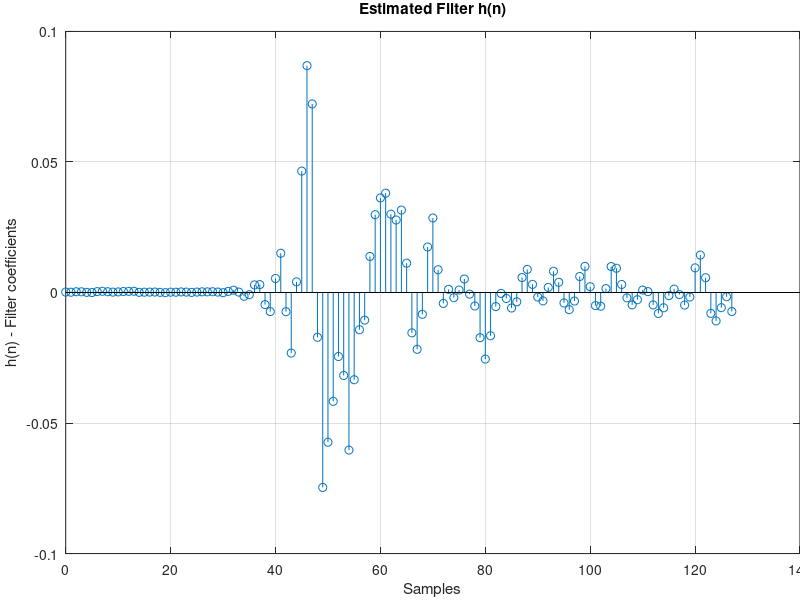
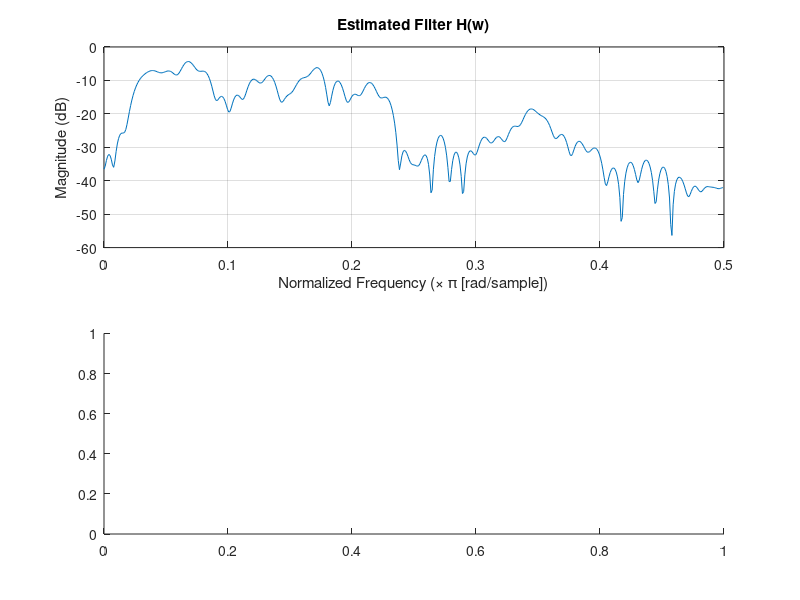

Write the MATLAB code that produced these figures, in order. (Note: this script raises an error after producing the figures.)
close all;
clc;
if ~ exist(fullfile(pwd,'images'),'dir'), mkdir images; end
h_reversedOrder_BB_full = [-.00215686;
        -.000338629;
        .00120097;
        .00233086;
        .00270262;
        .00289784;
        .0028333;
        .00286812;
        .00273787;
        .00221602;
        .00166554;
        .000905706;
        .000227661;
        -4.6597e-5;
        -.000596544;
        -.000568773;
        -.000110951;
        -9.91957e-5;
        -.000187978;
        -.000736488;
        -.00217947;
        -.00372665;
        -.00492334;
        -.00610065;
        -.00660802;
        -.00641812;
        -.0061574;
        -.00548766;
        -.00503206;
        -.00540669;
        -.00555536;
        -.00608644;
        -.00666502;
        -.00604582;
        -.00505088;
        -.00338963;
        -.000678661;
        .000914293;
        .00161294;
        .00264155;
        .00400973;
        .00710533;
        .00997449;
        .0110865;
        .011959;
        .013499;
        .01437;
        .0129008;
        .010227;
        .00788016;
        .00873017;
        .0123433;
        .0135395;
        .0121574;
        .00966037;
        .00691991;
        .00526697;
        .0012025;
        -.00553806;
        -.0105394;
        -.0164988;
        -.0224755;
        -.0247927;
        -.0247292;
        -.0204532;
        -.0150302;
        -.0129432;
        -.0103486;
        -.00358191;
        .00752905;
        .0183431;
        .0204146;
        .0135793;
        .00485778;
        -.000937852;
        -.00210526;
        -.000492387;
        .000251571;
        -.00014849;
        -.000428738;
        -.000433988;
        -.000343138;
        -.000346684;
        -.000333834;
        -.000340739;
        -.000324358;
        -.000327119;
        -.000277425;
        -.0003297;
        -.000296873;
        -.000259911;
        -.00021805;
        -.000185247;
        -.000235213;
        -.000177844;
        -.000171518;
        -2.14137e-5;
        2.94701e-6;
        -5.91838e-5;
        -.000181814;
        -.000177899;
        -.000140619;
        -.000127249;
        -.000103027;
        -.00018298;
        -.000306957;
        -.000287806;
        -.000200421;
        -9.53321e-5;
        3.33885e-5;
        -2.61636e-5;
        -5.69531e-5;
        -.000151486;
        -.000284678;
        -.000231088;
        -.000322049;
        -.000361783;
        -.000372629;
        -.000414153;
        -.000349757;
        -.000402473;
        -.000182193;
        -.000214891;
        -.000218312;
        -.000136544;
        -.000153254;
        -1.42141e-5;
        3.05342e-5];

h_reversedOrder_sin_full = [-.000101825;
        -.0002706;
        -.000432483;
        -.000581641;
        -.000713804;
        -.000825703;
        -.000912136;
        -.000972716;
        -.00100451;
        -.00100674;
        -.000979151;
        -.000920929;
        -.000835916;
        -.000724274;
        -.000590941;
        -.000438835;
        -.000273559;
        -9.76636e-5;
        8.05606e-5;
        .000259738;
        .000430338;
        .000589588;
        .000732544;
        .00085456;
        .000951005;
        .00101963;
        .00105862;
        .00106597;
        .00104047;
        .000984192;
        .000897933;
        .000785204;
        .000648717;
        .000491881;
        .000319937;
        .000138015;
        -4.93673e-5;
        -.0002353;
        -.00041695;
        -.000585361;
        -.000737611;
        -.000868271;
        -.000973475;
        -.00105001;
        -.00109649;
        -.0011096;
        -.00109057;
        -.00103841;
        -.000955804;
        -.000843709;
        -.000705881;
        -.000547106;
        -.000370057;
        -.000182229;
        1.34222e-5;
        .000209881;
        .000400839;
        .000581614;
        .000745731;
        .000888587;
        .00100538;
        .00109278;
        .00114812;
        .00116823;
        .00115412;
        .00110418;
        .00102185;
        .000907855;
        .000766643;
        .000602097;
        .000418388;
        .000222384;
        1.81834e-5;
        -.000186659;
        -.000387597;
        -.000577659;
        -.000752125;
        -.000904216;
        -.00103121;
        -.00112788;
        -.00119231;
        -.00122032;
        -.00121277;
        -.0011686;
        -.00108941;
        -.000977115;
        -.000834919;
        -.000666486;
        -.000476483;
        -.000272371;
        -5.80151e-5;
        .000158565;
        .000370528;
        .000574109;
        .000760168;
        .000925002;
        .00106107;
        .00116777;
        .00123837;
        .00127364;
        .00127067;
        .00122952;
        .00115189;
        .00103879;
        .000894896;
        .00072291;
        .000527563;
        .000316037;
        9.30947e-5;
        -.000132429;
        -.000355356;
        -.000568475;
        -.000765995;
        -.000941122;
        -.00108877;
        -.00120382;
        -.0012832;
        -.00132471;
        -.00132725;
        -.00129008;
        -.00121436;
        -.00110203;
        -.000955938;
        -.000780237;
        -.000581045;
        -.000361686;
        -.000131003;
        .000105105];

h_reversedOrder_sin100to10_100 = [-.00310512;
        -.00349779;
        -.00378804;
        -.00396634;
        -.00402641;
        -.00396576;
        -.00378702;
        -.00349227;
        -.00309222;
        -.00259761;
        -.00202308;
        -.00138505;
        -.000702877;
        4.04853e-6;
        .000714074;
        .00140637;
        .00206013;
        .00265481;
        .00317438;
        .00360005;
        .00392086;
        .00412522;
        .00420721;
        .00416372;
        .00399523;
        .00370698;
        .00330556;
        .00280465;
        .0022157;
        .00155949;
        .000852336;
        .000116973;
        -.000626723;
        -.00135516;
        -.00204505;
        -.00267916;
        -.00323443;
        -.00369632;
        -.00404986;
        -.00428382;
        -.0043898;
        -.00436547;
        -.00421006;
        -.00392836;
        -.00352668;
        -.00301848;
        -.00241737;
        -.00173942;
        -.00100652;
        -.000240175;
        .000537081;
        .00130274;
        .00203234;
        .00270516;
        .0032996;
        .00379839;
        .0041856;
        .00444961;
        .00458268;
        .00457782;
        .00443709;
        .00416244;
        .00376213;
        .00324793;
        .00263296;
        .00193622;
        .00117861;
        .000382807;
        -.00042941;
        -.00123182;
        -.0020021;
        -.00271583;
        -.0033516;
        -.00389062;
        -.00431539;
        -.00461303;
        -.00477387;
        -.00479353;
        -.00466932;
        -.004406;
        -.00400861;
        -.00349125;
        -.00286588;
        -.00215306;
        -.001373;
        -.00054692;
        .000297906;
        .00113781;
        .00194791;
        .0027022;
        .00337902;
        .00395882;
        .00442103;
        .00475312;
        .00494476;
        .00498932;
        .00488482;
        .00463255;
        .00424191;
        .00372176];

h_reversedOrder_sin100to10_10 = [.0287304;
        .0317414;
        .0338118;
        .0348765;
        .0349059;
        .0338931;
        .0318671;
        .0288868;
        .0250401;
        .0204386];

h_reversedOrder_sin10to100_100 = [.000368009;
        .00024108;
        .00012252;
        -2.84762e-5;
        -.000149839;
        -.000259263;
        -.000401931;
        -.000532414;
        -.000655807;
        -.000712403;
        -.000756926;
        -.000812224;
        -.000828656;
        -.00081154;
        -.000749519;
        -.000711704;
        -.000570252;
        -.000487557;
        -.0003512;
        -.000239422;
        -6.17307e-5;
        7.15477e-5;
        .000208058;
        .000314531;
        .000459501;
        .000550263;
        .000644497;
        .000729539;
        .000766203;
        .000787139;
        .000783957;
        .0007772;
        .000713522;
        .000639315;
        .000522486;
        .000398631;
        .000289728;
        .000187303;
        3.5102e-5;
        -.000124514;
        -.000246902;
        -.00033463;
        -.000428624;
        -.000558436;
        -.000645188;
        -.000606286;
        -.000753981;
        -.000775393;
        -.000786981;
        -.000734954;
        -.000687827;
        -.000706295;
        -.000465928;
        -.000369331;
        -.000253117;
        -.000129845;
        -9.95142e-5;
        6.37748e-5;
        .000215253;
        .000300423;
        .000415789;
        .000483561;
        .000589527;
        .000650163;
        .000657187;
        .000510686;
        .000569395;
        .000294018;
        .000407577;
        .000221639;
        .000246923;
        9.14296e-5;
        .000406416;
        .000668202;
        .000818722;
        .00109515;
        .00117938;
        .00130393;
        .00119233;
        .00101416;
        .000869528;
        .000724593;
        .000390257;
        4.12297e-5;
        -.000174834;
        -.000427706;
        -.000741286;
        -.00103713;
        -.00129109;
        -.000160837;
        .00850564;
        .0131113;
        .0173263;
        .0210335;
        .0241079;
        .0264798;
        .0280511;
        .0287966;
        .0286817;
        .0276945];

h_reversedOrder_sin10to100_10 = [-.00174872;
        .00479187;
        .0111923;
        .017261;
        .0228167;
        .0276947;
        .0317483;
        .0348565;
        .0369266;
        .037895];

h_reversedOrder_Q6 = [-.0734897;
        -.0605494;
        -.000709424;
        .0570418;
        .0418246;
        -.03617;
        -.0329888;
        -.043582;
        -.0197119;
        -.00506515;
        .0357205;
        .0475527;
        .0298534;
        -.0278767;
        -.0819152;
        -.0292873;
        -.0220332;
        .020773;
        .0403723;
        .0346894;
        -.00973895;
        -.0541879;
        -.0336625;
        -.0411411;
        -.000995126;
        .047597;
        .0476612;
        .000383148;
        -.036934;
        -.0143674;
        .0224841;
        -.0184305;
        -.0343973;
        .0701587;
        .0924204;
        .0414123;
        -.0310509;
        -.0382041;
        -.0379339;
        -.0162404;
        .0553455;
        .0329321;
        .0349654;
        .0135538;
        .0308578;
        -.027985;
        -.0406299;
        .026478;
        .0383039;
        -.0114742;
        -.0324531;
        .0595963;
        -.00270466;
        -.0804782;
        -.0544375;
        .0680897;
        .139908;
        .106565;
        .0100723;
        -.0277616;
        -.014032;
        -.00110425;
        -.125421;
        -.107328;
        .0168404;
        .0435832;
        -.0404471;
        -.2003;
        -.138424;
        .0207122;
        .129933;
        .0843116;
        .0287979;
        -.0288097;
        -.0245188;
        .0234315;
        -.0211699;
        -.0252575;
        .0135772;
        .0850062;
        .0102047;
        -.0575315;
        -.00148432;
        .0173145;
        .0314673;
        -.0341483;
        .0368624;
        .0214323;
        -.00928831;
        .0254168;
        .0294572;
        .0219;
        -.0280336;
        .0228499;
        .0628459;
        .0207308;
        -.00252981;
        .0202027;
        -.0332404;
        -.0286851;
        .0169474;
        .0103572;
        .0192895;
        -.0176651;
        .00979173;
        -.064297;
        -.0438581;
        .0301664;
        .0199267;
        .025559;
        -.0285199;
        .00952789;
        -.0220806;
        -.0430006;
        -.00591334;
        -.0133101;
        .0427202;
        .0389021;
        .0021706;
        -.0517414;
        -.0560494;
        .025332;
        -.0135512;
        .011959;
        -.0040354;
        -.00352651;
        -.0314856;
        -.0393109];

h_reversedOrder_bbtosin = [.00309221;
        .00198969;
        -.00281035;
        -.0103874;
        -.00671241;
        -.002635;
        -.000380178;
        .00271828;
        .000133422;
        -.00163538;
        -.000245867;
        -.00626836;
        -.00754985;
        .00180063;
        .00427361;
        -.000868652;
        -.002723;
        -.00389586;
        -.000230004;
        .00516255;
        .00557548;
        .00573518;
        .00115446;
        -.00172886;
        .00369759;
        .00301666;
        -.00218064;
        .00124358;
        .00647226;
        -.000452672;
        -.00139094;
        .00282054;
        -.000696788;
        -.000175721;
        .00430488;
        .0014583;
        -.0113129;
        -.0212803;
        -.0170073;
        -.0101563;
        -.0212475;
        -.0129012;
        .00968955;
        .00492851;
        -.00231997;
        -.000857336;
        .00554378;
        .0194646;
        .0216776;
        -.00250218;
        -.0212421;
        -.010796;
        .026483;
        .0429731;
        .000978661;
        -.0156058;
        .0440867;
        .0667945;
        .0403723;
        .0257452;
        -.00664862;
        -.0248112;
        -.0213058;
        -.0545409;
        -.0728042;
        -.0359151;
        -.00855995;
        -.0206768;
        -.0727898;
        -.0752219;
        .0198213;
        .0946498;
        .074255;
        .0263035;
        -.0140739;
        -.0251716;
        .0086696;
        .0164485;
        -.00544166;
        -.0123311;
        .000314578;
        .00660266;
        -.000195856;
        -.00444386;
        -.00137535;
        .00137367;
        .000273426;
        -.00133956;
        -.00114668;
        -.000179601;
        -.000261336;
        -.000686566;
        -.000922252;
        -.000743202;
        -.000403238;
        -.000372186;
        -.000663879;
        -.000648806;
        -.000488898;
        -.000462963;
        -.000515461;
        -.000547675;
        -.000588904;
        -.000622378;
        -.000543346;
        -.000568595;
        -.000619337;
        -.000497235;
        -.000396226;
        -.000424029;
        -.000604728;
        -.000618365;
        -.000627427;
        -.000524957;
        -.000461135;
        -.000540168;
        -.000468421;
        -.000355984;
        -.000142744;
        5.57613e-6;
        -.000130151;
        -.000192525;
        -.000196323;
        -9.6387e-5;
        -.000203301;
        -.000299156;
        -.000420612;
        -.000301696];


h_reversedOrder_sintoBB = [-.00727334;
        -.00162798;
        -.00581658;
        -.0108996;
        -.00798599;
        .00566227;
        .0143311;
        .00943751;
        -.00174597;
        -.00480878;
        -.000802969;
        .00129647;
        -.00120024;
        -.00585414;
        -.00802725;
        -.0047703;
        .000338864;
        .000939918;
        -.00276256;
        -.00474623;
        -.00205731;
        .00306817;
        .00929291;
        .00993766;
        .00148198;
        -.00525282;
        -.00501832;
        .00222318;
        .010019;
        .00612359;
        -.00328158;
        -.00657817;
        -.00400629;
        .00391551;
        .00812855;
        .00194477;
        -.00321161;
        -.00175836;
        .00310654;
        .00884437;
        .00573015;
        -.00355959;
        -.00594576;
        -.00229034;
        -.000349416;
        -.00539745;
        -.0165781;
        -.0255078;
        -.0173139;
        -.00517563;
        -.000640064;
        .0051719;
        .000946949;
        -.00198602;
        .00120508;
        -.0041867;
        .00870946;
        .028556;
        .0174328;
        -.00836388;
        -.021764;
        -.0154605;
        .0112303;
        .0315679;
        .0277632;
        .0300052;
        .0380516;
        .0362231;
        .0298168;
        .0138162;
        -.0105954;
        -.0142634;
        -.0334194;
        -.0603645;
        -.0317769;
        -.0245174;
        -.0416909;
        -.0573471;
        -.0746763;
        -.0171532;
        .0722336;
        .0868922;
        .0465176;
        .00408774;
        -.0231948;
        -.00735051;
        .0150414;
        .00536948;
        -.0073146;
        -.00462764;
        .00302603;
        .00291287;
        -.000828463;
        -.00143302;
        .000157233;
        .000888731;
        .00042333;
        -6.9658e-5;
        .00016399;
        .000297529;
        .000242604;
        .000255505;
        .000158709;
        3.36928e-5;
        .000152792;
        .000214895;
        .000103204;
        .000122511;
        -4.74815e-5;
        5.12578e-5;
        .000171619;
        .00015428;
        .000119331;
        6.44242e-5;
        .000471165;
        .000433387;
        .00038129;
        .00023252;
        .000154072;
        .000299809;
        .0004574;
        .000339909;
        -2.0664e-5;
        5.76738e-5;
        .000264551;
        .000287711;
        .000103603;
        .000160792];

% Filter coefficients
%h = [h0, h1, ..., hN];  % Replace h0, h1, ..., hN with your filter coefficients
h = h_reversedOrder_sin_full;
%h = flip(h);
% Constants
fs = 16000; % Sampling frequency in Hz
f0 = 440;  % Frequency of interest in Hz

% Compute DFT of filter coefficients
N = length(h);
H = fft(h);

% Evaluate frequency response at specific frequency
k0 = round(f0 * N / fs);  % Compute DFT index for f0
Hsin_f0 = H(k0+1);       % Retrieve frequency response at k0

% Compute magnitude and phase
magnitude = abs(Hsin_f0);
phase = angle(Hsin_f0);

% Display the results
disp(['Magnitude at f0 = ', num2str(f0), ' Hz: ', num2str(magnitude)]);
disp(['Phase at f0 = ', num2str(f0), ' Hz: ', num2str(phase)]);




%% Question 2

f_s = 16000;    % Hz
h = flipud(h_reversedOrder_sintoBB);
[H,w] = freqz(h,1,512,f_s); %'whole',


figure('Color','white')
stem(0:numel(h)-1, h); grid on;
xlabel 'Samples', ylabel 'h(n) - Filter coefficients', title 'Estimated Filter h(n)'
set(gca,'LooseInset',get(gca,'TightInset'))
saveas(gcf, fullfile(pwd,'images/','h-coeffs'),'epsc')

figure('Color','white');
subplot(2,1,1);
plot(w/f_s,20*log10(abs(H))); grid on;
xlabel 'Normalized Frequency (\times \pi [rad/sample])', ylabel 'Magnitude (dB)', title 'Estimated Filter H(w)'
subplot(2,1,2)
plot(w/f_s, 180/pi*wrapToPi(angle(H))); grid on;
xlabel 'Normalized Frequency (\times \pi [rad/sample])', ylabel 'Phase (degrees)'
set(gca,'LooseInset',get(gca,'TightInset'))
saveas(gcf, fullfile(pwd,'images/','H'),'epsc')






%% Question 3

f_s = 16000;    % Hz
h = [1 0 0 0.5];
[H,w] = freqz(h,1,512,f_s); %'whole',

figure('Color','white');
subplot(2,1,1);
plot(w/f_s,20*log10(abs(H))); grid on;
xlabel 'Normalized Frequency (\times \pi [rad/sample])', ylabel 'Magnitude (dB)', title 'Frequency response H(w) of h = [1, 0, 0, 0.5]'
subplot(2,1,2)
plot(w/f_s, 180/pi*wrapToPi(phase(H))); grid on;
xlabel 'Normalized Frequency (\times \pi [rad/sample])', ylabel 'Phase (degrees)'
set(gca,'LooseInset',get(gca,'TightInset'))
saveas(gcf, fullfile(pwd,'images/','H-echo'),'epsc')


%% Question 6


f_s = 16000;    % Hz

h = flipud(h_reversedOrder_max);
figure('Color','white')
stem(0:numel(h)-1, h); grid on;
xlabel 'Samples', ylabel 'h(n) - Filter coefficients', title 'Estimated Filter h(n)'
set(gca,'LooseInset',get(gca,'TightInset'))
saveas(gcf, fullfile(pwd,'images/','h-coeffs-SIN-MAX'),'epsc')

h = flipud(h_reversedOrder_100);
figure('Color','white')
stem(0:numel(h)-1, h); grid on;
xlabel 'Samples', ylabel 'h(n) - Filter coefficients', title 'Estimated Filter h(n)'
set(gca,'LooseInset',get(gca,'TightInset'))
saveas(gcf, fullfile(pwd,'images/','h-coeffs-SIN-100'),'epsc')

h = flipud(h_reversedOrder_10);
figure('Color','white')
stem(0:numel(h)-1, h); grid on;
xlabel 'Samples', ylabel 'h(n) - Filter coefficients', title 'Estimated Filter h(n)'
set(gca,'LooseInset',get(gca,'TightInset'))
saveas(gcf, fullfile(pwd,'images/','h-coeffs-SIN-10'),'epsc')

[H,w] = freqz(h,1,512,f_s); %'whole',
figure('Color','white');
subplot(2,1,1);
plot(w/f_s,20*log10(abs(H))); grid on;
xlabel 'Normalized Frequency (\times \pi [rad/sample])', ylabel 'Magnitude (dB)', title 'Estimated Filter H(w)'
subplot(2,1,2)
plot(w/f_s, 180/pi*wrapToPi(angle(H))); grid on;
xlabel 'Normalized Frequency (\times \pi [rad/sample])', ylabel 'Phase (degrees)'
set(gca,'LooseInset',get(gca,'TightInset'))
saveas(gcf, fullfile(pwd,'images/','H-SIN-MAX'),'epsc')

%%%%%%%%%%%%

h = flipud(h_reversedOrder_MAX_inc);
figure('Color','white')
stem(0:numel(h)-1, h); grid on;
xlabel 'Samples', ylabel 'h(n) - Filter coefficients', title 'Estimated Filter h(n)'
set(gca,'LooseInset',get(gca,'TightInset'))
saveas(gcf, fullfile(pwd,'images/','h-coeffs-SIN-MAX-inc'),'epsc')

h = flipud(h_reversedOrder_100_inc);
figure('Color','white')
stem(0:numel(h)-1, h); grid on;
xlabel 'Samples', ylabel 'h(n) - Filter coefficients', title 'Estimated Filter h(n)'
set(gca,'LooseInset',get(gca,'TightInset'))
saveas(gcf, fullfile(pwd,'images/','h-coeffs-SIN-100-inc'),'epsc')

h = flipud(h_reversedOrder_10_inc);
figure('Color','white')
stem(0:numel(h)-1, h); grid on;
xlabel 'Samples', ylabel 'h(n) - Filter coefficients', title 'Estimated Filter h(n)'
set(gca,'LooseInset',get(gca,'TightInset'))
saveas(gcf, fullfile(pwd,'images/','h-coeffs-SIN-10-inc'),'epsc')
